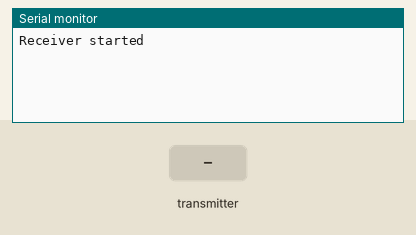
Simulated run of this sketch. Board: Arduino Uno, built with avr-gcc and run on an emulated ATmega328P. On the bench: the last lines printed to the serial monitor. Inputs (shaded band) come from the test bench. No radio packets arrive unless stated.

Above: at 1.2 s.
1.3 s: the transmitter starts sending got_time = 0
At 1.37 s:
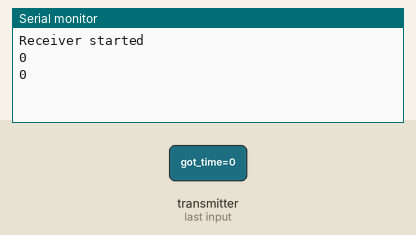
3.2 s: the transmitter starts sending got_time = 256
At 3.27 s:
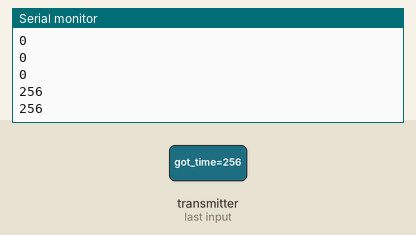

The sketch:

nrf24l01_receiver.ino
```cpp
#include <SPI.h>
#include "RF24.h"

RF24 radio(9,8); // CE,CSN

void setup() {
  Serial.begin(115200);
  Serial.println(F("Receiver started"));

  radio.begin();
  radio.setAutoAck(1);

  // Set the PA Level low to prevent power supply related issues since this is a
  // getting_started sketch, and the likelihood of close proximity of the devices. RF24_PA_MAX is default.
  radio.setPALevel(RF24_PA_LOW);
  radio.setPayloadSize(4);

  byte tx_pipe_address[5] = { 0x0A,0x0B,0x0C,0x0D,0x0E };
  byte rx_pipe1_address[5] = { 0x01,0x02,0x03,0x04,0x05 };

  radio.openWritingPipe(tx_pipe_address);
  radio.openReadingPipe(1,rx_pipe1_address);

  // Start the radio listening for data
  radio.startListening();
}

void loop() {

  unsigned long got_time;

  if( radio.available()){
                                                                    // Variable for the received timestamp
    while (radio.available()) {                                   // While there is data ready
      radio.read( &got_time, sizeof(unsigned long) );             // Get the payload
    }
    Serial.println(got_time);

    /*
    radio.stopListening();                                        // First, stop listening so we can talk
    radio.write( &got_time, sizeof(unsigned long) );              // Send the final one back.
    radio.startListening();                                       // Now, resume listening so we catch the next packets.
    Serial.print(F("Sent response "));
    Serial.println(got_time);
    */

  }
}
```

Measured:
- after the input at 1.3 s, the serial monitor: prints a new line at once (image 1)
- after the input at 3.2 s, the serial monitor: prints a new line at once (image 2)
